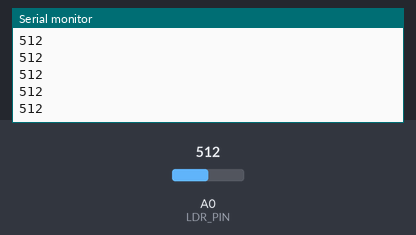
This sketch was run on a simulated Arduino Uno, built with avr-gcc and run on an emulated ATmega328P. On the bench: the last lines printed to the serial monitor. The inputs (shaded band) are chosen by the test bench; at power-on: A0 (LDR_PIN) = 512.

Above: at 1.2 s.
1.3 s: A0 (LDR_PIN) set to 716
At 2.1 s:
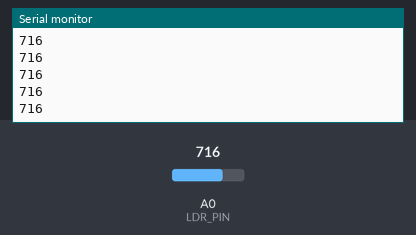
2.8 s: A0 (LDR_PIN) set to 900
At 3.7 s:
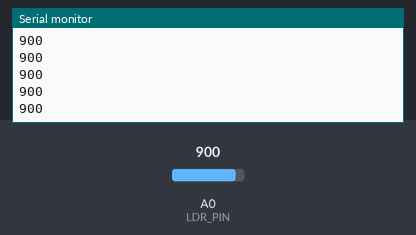
Timing chart, 0 to 5.8 s (numbered marks = the images above; inputs shaded):
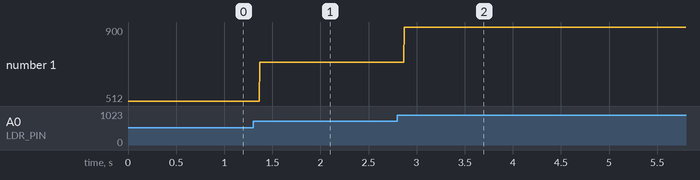

The sketch:

LDRSensor.ino
```cpp
//#define POT_PIN 2
//#define POT_PIN A0
#define LDR_PIN A0
//constant defined before program actuallly runs (context w/low memory)
//use it like a variable with * that you can't change the value

//int pot_pin = A0;
//different than above


void setup()
{
  Serial.begin(9600);
  //pinMode(POT_PIN, INPUT);
  pinMode(LDR_PIN, INPUT);

  //Serial
  //lets us talk across USB cabel to arduino
  //communication protocol

  //Serial.println("Ready!");
  //any code written on here is happening on Arduino computer

}

void loop()
{
  //int input = digitalRead(POT_PIN);
  //digital reads either high or low

  //int potValue = analogRead(POT_PIN);
  //setting value to what's received from potentiometer

  int input = analogRead(LDR_PIN);

  //Serial.println(POT_PIN);
  Serial.println(input);

}
```

Measured:
- after the input at 1.3 s, the serial monitor: prints a new line after 0.07 s (image 1)
- after the input at 2.8 s, the serial monitor: prints a new line after 0.07 s (image 2)
- plotted number 1: 512 → 716 after the input at 1.3 s, 716 → 900 after the input at 2.8 s
